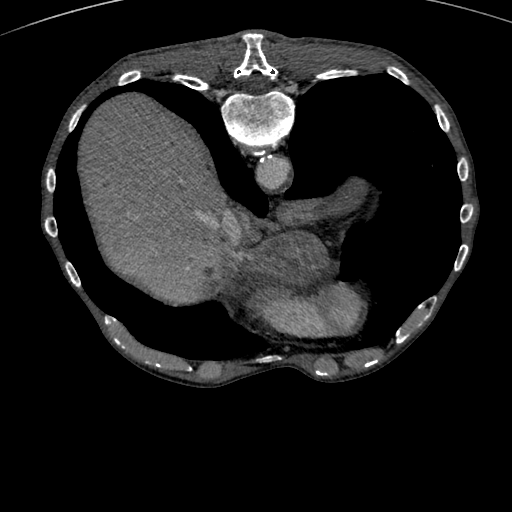
#> input picture liver cirrhosis/live_cancer_dataset/tumor/000.png, 512 x 512 px, found by its file name; its folder holds only this picture in this run
$ python feature_extraction.py
#> lines starting #> are read from the running program, lines starting #| are printed output that depends on the picture
import os
import numpy as np
import cv2
from sklearn.preprocessing import LabelEncoder
from tqdm import tqdm

def extract_features(dataset_path, img_size=(64, 64), feature_path='features'):
    """
    Extract features from liver cancer dataset images

    Parameters:
    - dataset_path: Directory containing image folders
    - img_size: Resize dimension for images
    - feature_path: Directory to save extracted features
    """
#> called with img_size = (64, 64), feature_path = 'features'
    # Create features directory if not exists
    os.makedirs(feature_path, exist_ok=True)

    # Lists to store features and labels
    X = []
    Y = []

    # Label encoder to convert class names to numeric
    label_encoder = LabelEncoder()

    # Iterate through class subdirectories
    classes = [d for d in os.listdir(dataset_path) if os.path.isdir(os.path.join(dataset_path, d))]
    classes.sort()
    labels = label_encoder.fit_transform(classes)

    # Process images
    for idx, class_name in enumerate(classes):
        class_path = os.path.join(dataset_path, class_name)

        # Iterate through images in class directory
        for img_file in tqdm(os.listdir(class_path), desc=f'Processing {class_name}'):
            img_path = os.path.join(class_path, img_file)

            try:
                # Read image
                img = cv2.imread(img_path)
#> img is the input picture: shape (512, 512, 3); min 0, max 255, mean 28

                # Resize image
                img = cv2.resize(img, img_size)
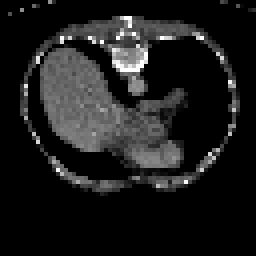
#> img: shape (64, 64, 3) (shown 4 times larger); min 0, max 255, mean 28

                # Normalize pixel values
                img = img.astype('float32') / 255.0

                # Append image and label
                X.append(img)
                Y.append(labels[idx])

            except Exception as e:
                print(f"Error processing {img_path}: {e}")

    # Convert to numpy arrays
    X = np.array(X)
    Y = np.array(Y)

    # Save features
    np.save(os.path.join(feature_path, 'X.txt.npy'), X)
    np.save(os.path.join(feature_path, 'Y.txt.npy'), Y)

    print(f"Total images processed: {len(X)}")
#| Total images processed: 1
    print(f"Feature shape: {X.shape}")
#| Feature shape: (1, 64, 64, 3)
    print(f"Labels shape: {Y.shape}")
    print(f"Unique labels: {np.unique(Y)}")
    print(f"Label mapping: {dict(zip(labels, classes))}")

# Example usage
if __name__ == "__main__":
    dataset_path = dataset_path = "H:/liver cirrhosis/New folder/live_cancer_dataset"
    extract_features(dataset_path)
